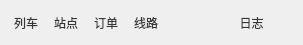
    <widget class="QWidget" name="title" native="true">
     <property name="sizePolicy">
      <sizepolicy hsizetype="Expanding" vsizetype="Expanding">
       <horstretch>0</horstretch>
       <verstretch>0</verstretch>
      </sizepolicy>
     </property>
     <property name="minimumSize">
      <size>
       <width>0</width>
       <height>45</height>
      </size>
     </property>
     <property name="maximumSize">
      <size>
       <width>16777215</width>
       <height>45</height>
      </size>
     </property>
     <property name="styleSheet">
      <string notr="true">/* ==== 通用样式 ==== */
QWidget#linetitle,
QWidget#traintitle,
QWidget#ordertitle,
QWidget#stationtitle{
    border: none;
    border-image: url(:/images/sideBar/black2.png) 0 stretch stretch;
}

QWidget#title {
    /* 或直接使用相同的图片背景 */
    border-image: url(:/images/sideBar/black0.png) 0 stretch stretch;
}

/* ==== 悬停状态 ==== */
QWidget#linetitle:hover,
QWidget#traintitle:hover,
QWidget#ordertitle:hover,
QWidget#stationtitle:hover {
    border-image: url(:/images/sideBar/black3.png) 0 stretch stretch;
}

/* ==== 选中状态 ==== */
QWidget#linetitle[selected=&quot;true&quot;],
QWidget#traintitle[selected=&quot;true&quot;],
QWidget#ordertitle[selected=&quot;true&quot;],
QWidget#stationtitle[selected=&quot;true&quot;] {
    border-image: url(:/images/sideBar/black4.png) 0 stretch stretch;
}
#dataAnalysisButton {    /* 选择ID为&quot;dataAnalysisButton&quot;的元素 */
  border-radius: 12px;  /* 设置元素的边框圆角半径为12像素 */
}</string>
     </property>
     <layout class="QHBoxLayout" name="horizontalLayout">
      <property name="spacing">
       <number>6</number>
      </property>
      <property name="leftMargin">
       <number>9</number>
      </property>
      <property name="topMargin">
       <number>0</number>
      </property>
      <property name="rightMargin">
       <number>9</number>
      </property>
      <property name="bottomMargin">
       <number>0</number>
      </property>
      <item>
       <widget class="QWidget" name="traintitle" native="true">
        <property name="sizePolicy">
         <sizepolicy hsizetype="Expanding" vsizetype="Expanding">
          <horstretch>0</horstretch>
          <verstretch>0</verstretch>
         </sizepolicy>
        </property>
        <property name="minimumSize">
         <size>
          <width>0</width>
          <height>35</height>
         </size>
        </property>
        <property name="maximumSize">
         <size>
          <width>100</width>
          <height>35</height>
         </size>
        </property>
        <property name="cursor">
         <cursorShape>PointingHandCursor</cursorShape>
        </property>
        <property name="styleSheet">
         <string notr="true">#traintitle {
    border-radius: 12px;
}</string>
        </property>
        <layout class="QVBoxLayout" name="verticalLayout_9">
         <property name="spacing">
          <number>5</number>
         </property>
         <property name="leftMargin">
          <number>5</number>
         </property>
         <property name="topMargin">
          <number>0</number>
         </property>
         <property name="rightMargin">
          <number>5</number>
         </property>
         <property name="bottomMargin">
          <number>0</number>
         </property>
         <item>
          <widget class="QLabel" name="text4">
           <property name="sizePolicy">
            <sizepolicy hsizetype="Expanding" vsizetype="Expanding">
             <horstretch>0</horstretch>
             <verstretch>0</verstretch>
            </sizepolicy>
           </property>
           <property name="minimumSize">
            <size>
             <width>0</width>
             <height>30</height>
            </size>
           </property>
           <property name="styleSheet">
            <string notr="true">color: rgb(55, 55, 55);</string>
           </property>
           <property name="text">
            <string>列车</string>
           </property>
           <property name="alignment">
            <set>Qt::AlignmentFlag::AlignCenter</set>
           </property>
          </widget>
         </item>
        </layout>
       </widget>
      </item>
      <item>
       <widget class="QWidget" name="stationtitle" native="true">
        <property name="sizePolicy">
         <sizepolicy hsizetype="Expanding" vsizetype="Expanding">
          <horstretch>0</horstretch>
          <verstretch>0</verstretch>
         </sizepolicy>
        </property>
        <property name="minimumSize">
         <size>
          <width>0</width>
          <height>35</height>
         </size>
        </property>
        <property name="maximumSize">
         <size>
          <width>100</width>
          <height>35</height>
         </size>
        </property>
        <property name="cursor">
         <cursorShape>PointingHandCursor</cursorShape>
        </property>
        <property name="styleSheet">
         <string notr="true">#stationtitle {
    border-radius: 12px;
}</string>
        </property>
        <layout class="QVBoxLayout" name="verticalLayout_8">
         <property name="spacing">
          <number>5</number>
         </property>
         <property name="leftMargin">
          <number>5</number>
         </property>
         <property name="topMargin">
          <number>0</number>
         </property>
         <property name="rightMargin">
          <number>5</number>
         </property>
         <property name="bottomMargin">
          <number>0</number>
         </property>
         <item>
          <widget class="QLabel" name="text3">
           <property name="sizePolicy">
            <sizepolicy hsizetype="Expanding" vsizetype="Expanding">
             <horstretch>0</horstretch>
             <verstretch>0</verstretch>
            </sizepolicy>
           </property>
           <property name="minimumSize">
            <size>
             <width>0</width>
             <height>30</height>
            </size>
           </property>
           <property name="styleSheet">
            <string notr="true">color: rgb(55, 55, 55);</string>
           </property>
           <property name="text">
            <string>站点</string>
           </property>
           <property name="alignment">
            <set>Qt::AlignmentFlag::AlignCenter</set>
           </property>
          </widget>
         </item>
        </layout>
       </widget>
      </item>
      <item>
       <widget class="QWidget" name="ordertitle" native="true">
        <property name="sizePolicy">
         <sizepolicy hsizetype="Expanding" vsizetype="Expanding">
          <horstretch>0</horstretch>
          <verstretch>0</verstretch>
         </sizepolicy>
        </property>
        <property name="minimumSize">
         <size>
          <width>0</width>
          <height>35</height>
         </size>
        </property>
        <property name="maximumSize">
         <size>
          <width>100</width>
          <height>35</height>
         </size>
        </property>
        <property name="cursor">
         <cursorShape>PointingHandCursor</cursorShape>
        </property>
        <property name="styleSheet">
         <string notr="true">#ordertitle {
    border-radius: 12px;
}</string>
        </property>
        <layout class="QVBoxLayout" name="verticalLayout_7">
         <property name="spacing">
          <number>5</number>
         </property>
         <property name="leftMargin">
          <number>5</number>
         </property>
         <property name="topMargin">
          <number>0</number>
         </property>
         <property name="rightMargin">
          <number>5</number>
         </property>
         <property name="bottomMargin">
          <number>0</number>
         </property>
         <item>
          <widget class="QLabel" name="text2">
           <property name="sizePolicy">
            <sizepolicy hsizetype="Expanding" vsizetype="Expanding">
             <horstretch>0</horstretch>
             <verstretch>0</verstretch>
            </sizepolicy>
           </property>
           <property name="minimumSize">
            <size>
             <width>0</width>
             <height>30</height>
            </size>
           </property>
           <property name="styleSheet">
            <string notr="true">color: rgb(55, 55, 55);</string>
           </property>
           <property name="text">
            <string>订单</string>
           </property>
           <property name="alignment">
            <set>Qt::AlignmentFlag::AlignCenter</set>
           </property>
          </widget>
         </item>
        </layout>
       </widget>
      </item>
      <item>
       <widget class="QWidget" name="linetitle" native="true">
        <property name="sizePolicy">
         <sizepolicy hsizetype="Expanding" vsizetype="Expanding">
          <horstretch>0</horstretch>
          <verstretch>0</verstretch>
         </sizepolicy>
        </property>
        <property name="minimumSize">
         <size>
          <width>0</width>
          <height>35</height>
         </size>
        </property>
        <property name="maximumSize">
         <size>
          <width>100</width>
          <height>35</height>
         </size>
        </property>
        <property name="cursor">
         <cursorShape>PointingHandCursor</cursorShape>
        </property>
        <property name="styleSheet">
         <string notr="true">#linetitle {
    border-radius: 12px;
}</string>
        </property>
        <layout class="QVBoxLayout" name="verticalLayout_6">
         <property name="spacing">
          <number>5</number>
         </property>
         <property name="leftMargin">
          <number>5</number>
         </property>
         <property name="topMargin">
          <number>0</number>
         </property>
         <property name="rightMargin">
          <number>5</number>
         </property>
         <property name="bottomMargin">
          <number>0</number>
         </property>
         <item>
          <widget class="QLabel" name="text1">
           <property name="sizePolicy">
            <sizepolicy hsizetype="Expanding" vsizetype="Expanding">
             <horstretch>0</horstretch>
             <verstretch>0</verstretch>
            </sizepolicy>
           </property>
           <property name="minimumSize">
            <size>
             <width>0</width>
             <height>30</height>
            </size>
           </property>
           <property name="styleSheet">
            <string notr="true">color: rgb(55, 55, 55);</string>
           </property>
           <property name="text">
            <string>线路</string>
           </property>
           <property name="alignment">
            <set>Qt::AlignmentFlag::AlignCenter</set>
           </property>
          </widget>
         </item>
        </layout>
       </widget>
      </item>
      <item>
       <spacer name="horizontalSpacer_9">
        <property name="orientation">
         <enum>Qt::Orientation::Horizontal</enum>
        </property>
        <property name="sizeHint" stdset="0">
         <size>
          <width>40</width>
          <height>20</height>
         </size>
        </property>
       </spacer>
      </item>
      <item>
       <widget class="QPushButton" name="log">
        <property name="minimumSize">
         <size>
          <width>85</width>
          <height>35</height>
         </size>
        </property>
        <property name="maximumSize">
         <size>
          <width>85</width>
          <height>35</height>
         </size>
        </property>
        <property name="styleSheet">
         <string notr="true">#log {
    border-radius: 12px;
	border: none;
    border-image: url(:/images/sideBar/black2.png) 0 stretch stretch;
	color:rgb(55,55,55);
}
#log:hover {
    border-image: url(:/images/sideBar/black3.png) 0 stretch stretch;
}
</string>
        </property>
        <property name="text">
         <string>日志</string>
        </property>
       </widget>
      </item>
     </layout>
     <zorder>linetitle</zorder>
     <zorder>stationtitle</zorder>
     <zorder>ordertitle</zorder>
     <zorder>traintitle</zorder>
     <zorder>horizontalSpacer_9</zorder>
     <zorder>log</zorder>
    </widget>
